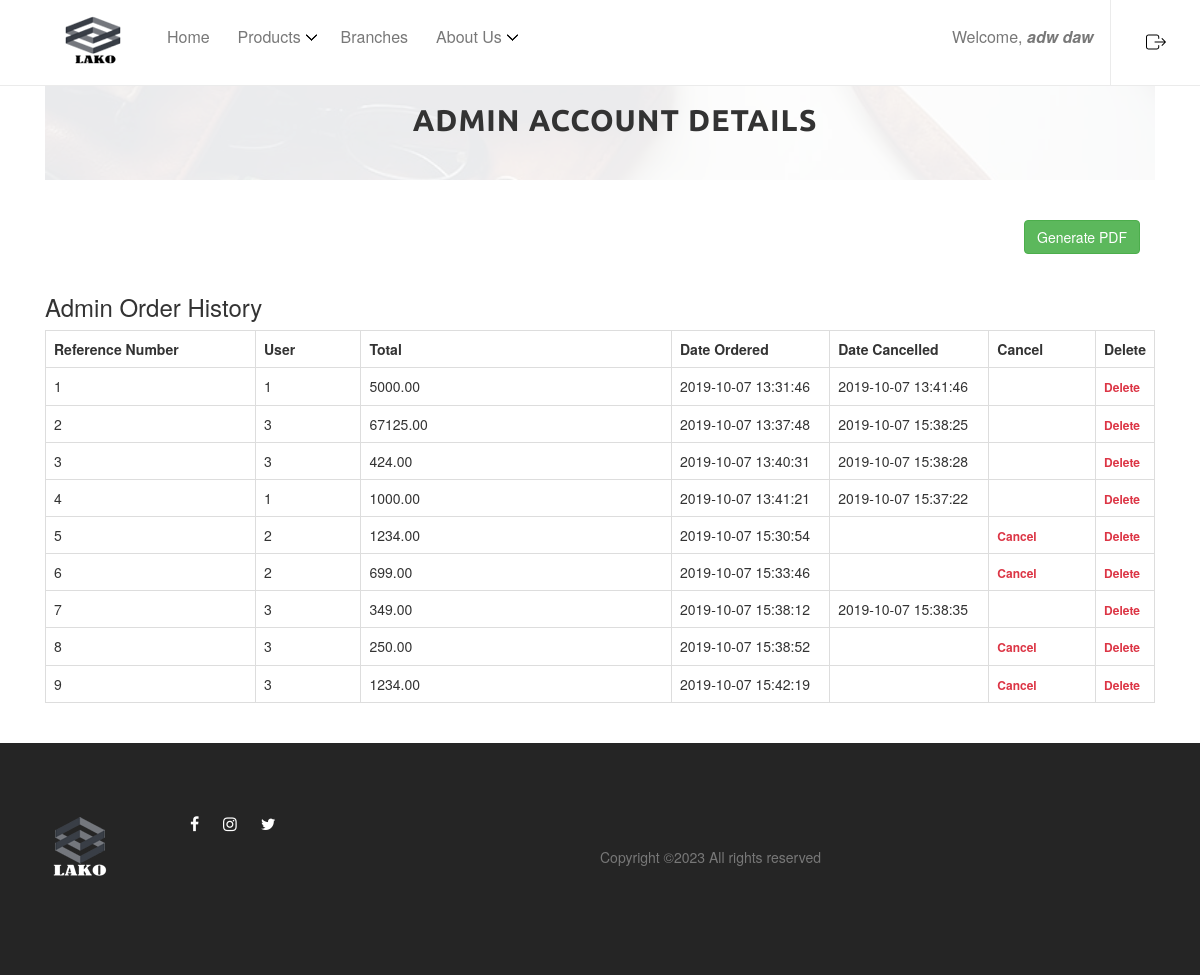
The app's page /account.php (signed in) with its own data.
### tables this page shows
CREATE TABLE `tbl_orders` (
  `id` int(100) NOT NULL,
  `user_id` int(11) NOT NULL,
  `total` double(10,2) NOT NULL,
  `date_ordered` datetime NOT NULL,
  `date_cancelled` datetime DEFAULT NULL
);

### account.php (the view, shortened to what this page needs)
<?php
	include_once 'header.php';
?>
<!DOCTYPE html>
<html>
	<head>
		<link rel="stylesheet" href="https://maxcdn.bootstrapcdn.com/bootstrap/3.3.6/css/bootstrap.min.css" />
	</head>
	<body>
		<br />
		<div class="container">
			<br />
					<?php
						$query1 = "SELECT * from tbl_orders";
						$result1 = mysqli_query($conn, $query1);
					if($_SESSION['u_uid'] == "admins"){
						?>
						<div class="breadcumb_area bg-img" style="background-image: url(img/bg-img/account.jpg);">
        <div class="container h-100">
            <div class="row h-100 align-items-center">
                <div class="col-12">
                    <div class="page-title text-center">
                        <h2>ADMIN ACCOUNT DETAILS</h2>
                    </div>
                </div>
            </div>
        </div>
    </div>
	<br /><br />
				<div class="col-md-12" align="right">
                     <form method="post" action = "pdf.php">
                          <input type="submit" name="generate_pdf" class="btn btn-success" value="Generate PDF" />
                     </form>
                     </div>
						<br />
						<h3>Admin Order History</h3>
						<div class="table-responsive">
							<table class="table table-bordered">
							<tr>
							<th width="20%">Reference Number</th>
							<th width="10%">User</th>
							<th width="30%">Total</th>
							<th width="15%">Date Ordered</th>
							<th width="15%">Date Cancelled</th>
							<th width="10%">Cancel</th>
							<th width="10%">Delete</th>
							</tr>
					<?php
						if(mysqli_num_rows($result1) > 0)
						{
							while($rows = mysqli_fetch_assoc($result1))
							{
						?>
									<tr>
									<td><?php echo $rows['id']; ?></td>
									<td><?php echo $rows['user_id']; ?></td>
									<td><?php echo $rows['total']; ?></td>
									<td><?php echo $rows['date_ordered']; ?></td>
									<td><?php echo $rows['date_cancelled']; ?></td>
									<td><?php if($rows["date_cancelled"] == '') { ?><a href="account.php?action=cancel&id=<?php echo $rows["id"]; ?>"><span class="text-danger">Cancel</span></a><?php } ?></td>
									<td><?php?><a href="delete.php?action=delete name=delete&id=<?php echo $rows["id"]; ?>"><span class="text-danger">Delete</span></a><?php } ?></td>
									</tr>
					<?php
							}
						?>
							</table>
						</div>
					<?php
					}
					?>
			</div>
	<br />
	</body>
</html>
<?php
	include_once 'footer.php';
?>

### css/core-style.css (style rules this page uses)
* { margin: 0; padding: 0; }
body { font-family: "Poppins", sans-serif; font-size: 14px; background-color: #ffffff; margin-top: 85px; }
h1, h2, h3, h4, h5, h6 { color: #000000; line-height: 1.3; font-weight: 700; font-family: "Ubuntu", sans-serif; }
a { -webkit-transition: all 500ms ease 0s; transition: all 500ms ease 0s; text-decoration: none; outline: 0 solid transparent; color: #000000; font-weight: 600; font-size: 12px; }
.bg-img { background-position: center center; background-size: cover; background-repeat: no-repeat; }
.breadcumb_area { position: relative; z-index: 1; width: 100%; height: 140px; }
.breadcumb_area:after { background-color: rgba(255, 255, 255, 0.9); position: absolute; width: 100%; height: 100%; left: 0; top: 0; z-index: -5; content: ''; }
.breadcumb_area .page-title h2 { font-size: 30px; text-transform: uppercase; font-weight: 700; font-family: "Ubuntu", sans-serif; letter-spacing: 1px; margin-bottom: 0; }

### records on screen
tbl_orders: id "1", user "1", total "5000.00", date_ordered "2019-10-07 13:31:46", date_cancelled "2019-10-07 13:41:46"
tbl_orders: id "2", user "3", total "67125.00", date_ordered "2019-10-07 13:37:48", date_cancelled "2019-10-07 15:38:25"
tbl_orders: id "3", user "3", total "424.00", date_ordered "2019-10-07 13:40:31", date_cancelled "2019-10-07 15:38:28"
tbl_orders: id "4", user "1", total "1000.00", date_ordered "2019-10-07 13:41:21", date_cancelled "2019-10-07 15:37:22"
tbl_orders: id "5", user "2", total "1234.00", date_ordered "2019-10-07 15:30:54"
tbl_orders: id "6", user "2", total "699.00", date_ordered "2019-10-07 15:33:46"
tbl_orders: id "7", user "3", total "349.00", date_ordered "2019-10-07 15:38:12", date_cancelled "2019-10-07 15:38:35"
tbl_orders: id "8", user "3", total "250.00", date_ordered "2019-10-07 15:38:52"
tbl_orders: id "9", user "3", total "1234.00", date_ordered "2019-10-07 15:42:19"

### other values on screen
$_SESSION['u_first'] "adw"
$_SESSION['u_last'] "daw"
